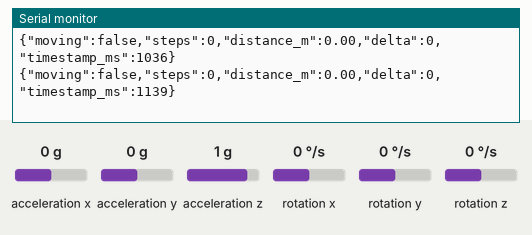
This sketch was run on a simulated Arduino Uno, built with avr-gcc and run on an emulated ATmega328P. On the bench: the last lines printed to the serial monitor. The inputs (shaded band) are chosen by the test bench; at power-on: acceleration x 0 g, acceleration y 0 g, acceleration z 1 g, rotation x 0 °/s, rotation y 0 °/s, rotation z 0 °/s.

Above: at 1.2 s.
1.3 s: acceleration x set to -1.4 g
At 1.35 s:
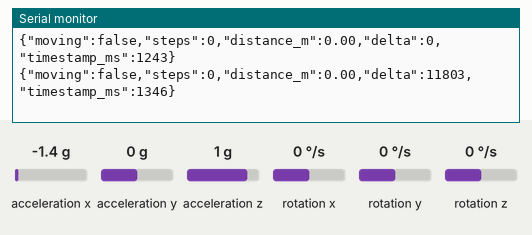
2.8 s: acceleration y set to -1.4 g
At 2.8 s:
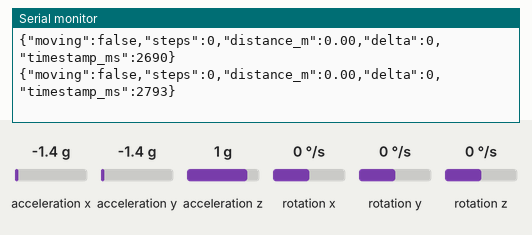
4.3 s: acceleration z set to -1.4 g
At 4.35 s:
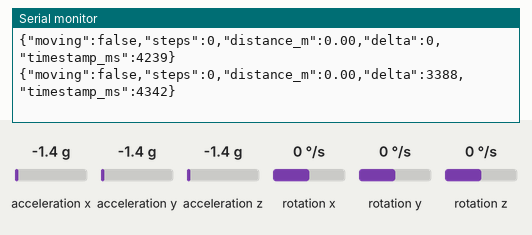
Timing chart, 0 to 7.3 s (numbered marks = the images above; inputs shaded):
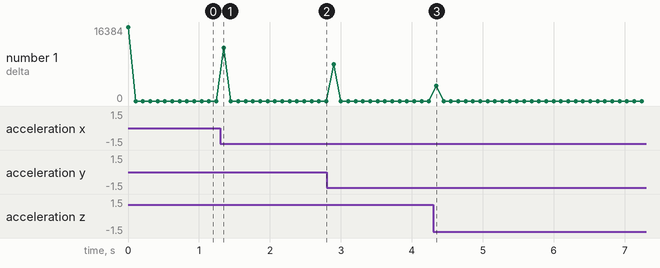

Measured:
- after the input at 1.3 s, the serial monitor: prints a new line after 0.05 s (image 1)

The sketch:

mpu.ino
```cpp
#include <Wire.h>
#include <MPU6050.h>

MPU6050 mpu;

// ---------- CONFIG ----------
#define STEP_THRESHOLD 2500
#define MOVEMENT_THRESHOLD 800
#define STEP_LENGTH_M 0.8

#define MOVEMENT_CONFIRM_MS 500
#define STEP_DELAY_MS 350

// ---------- VARIABLES ----------
bool isMoving = false;
unsigned long stepCount = 0;
float distanceMeters = 0;

unsigned long lastStepTime = 0;
unsigned long movementStartTime = 0;

long prevMagnitude = 0;

// ---------- SETUP ----------
void setup() {
  Serial.begin(115200);
  Wire.begin();

  Serial.println("{\"status\":\"initializing\"}");

  mpu.initialize();

  if (!mpu.testConnection()) {
    Serial.println("{\"error\":\"MPU6050 not found\"}");
    while (1);
  }

  Serial.println("{\"status\":\"mpu6050_ready\"}");
}

// ---------- LOOP ----------
void loop() {
  int16_t ax, ay, az;
  mpu.getAcceleration(&ax, &ay, &az);

  long magnitude = sqrt(
    (long)ax * ax +
    (long)ay * ay +
    (long)az * az
  );

  long delta = abs(magnitude - prevMagnitude);
  prevMagnitude = magnitude;

  unsigned long now = millis();

  // ---------- MOVEMENT DETECTION ----------
  if (delta > MOVEMENT_THRESHOLD) {
    if (movementStartTime == 0) {
      movementStartTime = now;
    }
    if (now - movementStartTime > MOVEMENT_CONFIRM_MS) {
      isMoving = true;
    }
  } else {
    movementStartTime = 0;
    isMoving = false;
  }

  // ---------- STEP DETECTION ----------
  if (
    isMoving &&
    delta > STEP_THRESHOLD &&
    (now - lastStepTime) > STEP_DELAY_MS
  ) {
    stepCount++;
    distanceMeters = stepCount * STEP_LENGTH_M;
    lastStepTime = now;
  }

  // ---------- JSON OUTPUT ----------
  Serial.print("{");
  Serial.print("\"moving\":"); Serial.print(isMoving ? "true" : "false");
  Serial.print(",\"steps\":"); Serial.print(stepCount);
  Serial.print(",\"distance_m\":"); Serial.print(distanceMeters, 2);
  Serial.print(",\"delta\":"); Serial.print(delta);
  Serial.print(",\"timestamp_ms\":"); Serial.print(now);
  Serial.println("}");

  delay(100);
}
```
